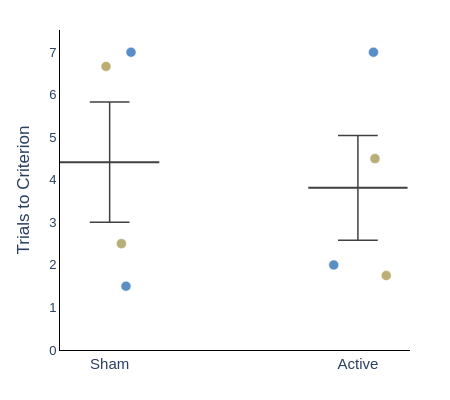

The notebook cell this image was saved under:
### Code cell
# =============================================================================
# 6c. Trials-to-Criterion After Reversal
# =============================================================================

import plotly.graph_objects as go
import matplotlib.colors as mcolors

def compute_trials_to_criterion(df, criterion=3):
    """
    For each reversal, compute how many trials until the participant
    makes `criterion` consecutive correct choices of the new good option.
    
    Returns DataFrame with one row per reversal.
    """
    results = []
    
    for rev_id, group in df[df['in_rev_window'] & (df['trial_from_rev'] >= 0)].groupby('reversal_id'):
        group = group.sort_values('trial_from_rev')
        sub_id = group['subject_id'].iloc[0]
        condition = group['condition'].iloc[0]
        
        # Find first run of `criterion` consecutive correct
        correct_vals = group['correct'].values
        consecutive = 0
        ttc = np.nan  # trials to criterion
        
        for i, c in enumerate(correct_vals):
            if c == True:
                consecutive += 1
                if consecutive >= criterion:
                    ttc = i - criterion + 1  # trial position where streak started
                    break
            else:
                consecutive = 0
        
        results.append({
            'reversal_id': rev_id,
            'subject_id': sub_id,
            'condition': condition,
            'trials_to_criterion': ttc,
            'reached_criterion': not np.isnan(ttc),
        })
    
    return pd.DataFrame(results)

ttc = compute_trials_to_criterion(data, criterion=3)

# Summary
print('Trials-to-criterion (3 consecutive correct):')
print(ttc.groupby('condition')['trials_to_criterion'].describe().round(1))
print(f'\nReversals reaching criterion: {ttc["reached_criterion"].sum()} / {len(ttc)}')

# ---- Plot: active vs sham comparison ----
plot_conditions = ['sham', 'active']
colors = {'sham': '#1565C0', 'active': '#E65100'}

age_cmap = mcolors.LinearSegmentedColormap.from_list('blue_gold', ['#1565C0', '#FFB300'])
age_min, age_max = 20, 80
age_lookup = data.groupby('subject_id')['age'].first().to_dict()

def age_to_rgb(age):
    norm = np.clip((age - age_min) / (age_max - age_min), 0, 1)
    rgba = age_cmap(norm)
    return f'rgb({int(rgba[0]*255)},{int(rgba[1]*255)},{int(rgba[2]*255)})'

# Average TTC across reversals within each subject × condition
ttc_subj = (ttc[ttc['condition'].isin(plot_conditions) & ttc['reached_criterion']]
    .groupby(['subject_id', 'condition'])['trials_to_criterion']
    .mean()
    .reset_index()
)

fig = go.Figure()
rng = np.random.default_rng(42)

for i, cond in enumerate(plot_conditions):
    cond_data = ttc_subj[ttc_subj['condition'] == cond]
    ages = [age_lookup.get(s, np.nan) for s in cond_data['subject_id']]
    jitter = rng.uniform(-0.12, 0.12, size=len(cond_data))

    # Individual points colored by age
    fig.add_trace(go.Scatter(
        x=i + jitter, y=cond_data['trials_to_criterion'],
        mode='markers',
        marker=dict(size=10, opacity=0.75,
                    color=[age_to_rgb(a) for a in ages],
                    line=dict(width=0.5, color='white')),
        text=[f'sub-{s}<br>Age: {age_lookup.get(s, "?"):.0f}<br>TTC: {t:.1f}'
              for s, t in zip(cond_data['subject_id'], cond_data['trials_to_criterion'])],
        hoverinfo='text', showlegend=False,
    ))

    # Mean + SEM
    vals = cond_data['trials_to_criterion'].dropna()
    if len(vals) > 0:
        mean, sem = vals.mean(), (vals.sem() if len(vals) > 1 else 0)
        cap_w = 0.08
        for trace_args in [
            dict(x=[i, i], y=[mean - sem, mean + sem]),
            dict(x=[i - cap_w, i + cap_w], y=[mean + sem, mean + sem]),
            dict(x=[i - cap_w, i + cap_w], y=[mean - sem, mean - sem]),
        ]:
            fig.add_trace(go.Scatter(
                **trace_args, mode='lines', line=dict(color='#404040', width=1.5),
                showlegend=False, hoverinfo='skip',
            ))
        fig.add_trace(go.Scatter(
            x=[i - 0.2, i + 0.2], y=[mean, mean],
            mode='lines', line=dict(color='#404040', width=2),
            showlegend=False, hoverinfo='text',
            text=[f'{cond.capitalize()} mean: {mean:.1f}'] * 2,
        ))

fig.update_layout(
    height=400, width=450,
    template='plotly_white',
    margin=dict(l=60, r=40, t=30, b=50),
    font=dict(family='Arial', size=14),
    xaxis=dict(tickvals=[0, 1], ticktext=['Sham', 'Active']),
    yaxis_title='Trials to Criterion',
)
fig.update_xaxes(showgrid=False, zeroline=False,
                 showline=True, linewidth=1, linecolor='black',
                 tickfont=dict(size=15))
fig.update_yaxes(showgrid=False, rangemode='tozero',
                 showline=True, linewidth=1, linecolor='black',
                 tickfont=dict(size=13))

fig.show(config=dict(toImageButtonOptions=dict(filename='trials_to_criterion')))

### Figure 1 — Plotly figure (JSON) as saved in the notebook; plotly's stock layout.template omitted (floating-point values rounded to 4 significant figures)
{"data": [{"hoverinfo": "text", "marker": {"color": ["rgb(36,106,179)", "rgb(165,149,73)", "rgb(32,104,182)", "rgb(161,147,76)"], "line": {"color": "white", "width": 0.5}, "opacity": 0.75, "size": 10}, "mode": "markers", "showlegend": false, "text": ["sub-10656<br>Age: 24<br>TTC: 1.5", "sub-10886<br>Age: 57<br>TTC: 6.7", "sub-10998<br>Age: 23<br>TTC: 7.0", "sub-11773<br>Age: 56<br>TTC: 2.5"], "type": "scatter", "x": [0.06575, -0.01467, 0.08606, 0.04737], "y": [1.5, 6.667, 7, 2.5]}, {"hoverinfo": "skip", "line": {"color": "#404040", "width": 1.5}, "mode": "lines", "showlegend": false, "type": "scatter", "x": [0, 0], "y": [3.005, 5.828]}, {"hoverinfo": "skip", "line": {"color": "#404040", "width": 1.5}, "mode": "lines", "showlegend": false, "type": "scatter", "x": [-0.08, 0.08], "y": [5.828, 5.828]}, {"hoverinfo": "skip", "line": {"color": "#404040", "width": 1.5}, "mode": "lines", "showlegend": false, "type": "scatter", "x": [-0.08, 0.08], "y": [3.005, 3.005]}, {"hoverinfo": "text", "line": {"color": "#404040", "width": 2}, "mode": "lines", "showlegend": false, "text": ["Sham mean: 4.4", "Sham mean: 4.4"], "type": "scatter", "x": [-0.2, 0.2], "y": [4.417, 4.417]}, {"hoverinfo": "text", "marker": {"color": ["rgb(36,106,179)", "rgb(165,149,73)", "rgb(32,104,182)", "rgb(161,147,76)"], "line": {"color": "white", "width": 0.5}, "opacity": 0.75, "size": 10}, "mode": "markers", "showlegend": false, "text": ["sub-10656<br>Age: 24<br>TTC: 2.0", "sub-10886<br>Age: 57<br>TTC: 1.8", "sub-10998<br>Age: 23<br>TTC: 7.0", "sub-11773<br>Age: 56<br>TTC: 4.5"], "type": "scatter", "x": [0.9026, 1.114, 1.063, 1.069], "y": [2, 1.75, 7, 4.5]}, {"hoverinfo": "skip", "line": {"color": "#404040", "width": 1.5}, "mode": "lines", "showlegend": false, "type": "scatter", "x": [1, 1], "y": [2.582, 5.043]}, {"hoverinfo": "skip", "line": {"color": "#404040", "width": 1.5}, "mode": "lines", "showlegend": false, "type": "scatter", "x": [0.92, 1.08], "y": [5.043, 5.043]}, {"hoverinfo": "skip", "line": {"color": "#404040", "width": 1.5}, "mode": "lines", "showlegend": false, "type": "scatter", "x": [0.92, 1.08], "y": [2.582, 2.582]}, {"hoverinfo": "text", "line": {"color": "#404040", "width": 2}, "mode": "lines", "showlegend": false, "text": ["Active mean: 3.8", "Active mean: 3.8"], "type": "scatter", "x": [0.8, 1.2], "y": [3.812, 3.812]}], "layout": {"font": {"family": "Arial", "size": 14}, "height": 400, "margin": {"b": 50, "l": 60, "r": 40, "t": 30}, "width": 450, "xaxis": {"autorange": true, "linecolor": "black", "linewidth": 1, "range": [-0.2, 1.21], "showgrid": false, "showline": true, "tickfont": {"size": 15}, "ticktext": ["Sham", "Active"], "tickvals": [0, 1], "type": "linear", "zeroline": false}, "yaxis": {"autorange": true, "linecolor": "black", "linewidth": 1, "range": [0, 7.523], "rangemode": "tozero", "showgrid": false, "showline": true, "tickfont": {"size": 13}, "title": {"text": "Trials to Criterion"}, "type": "linear"}}}
